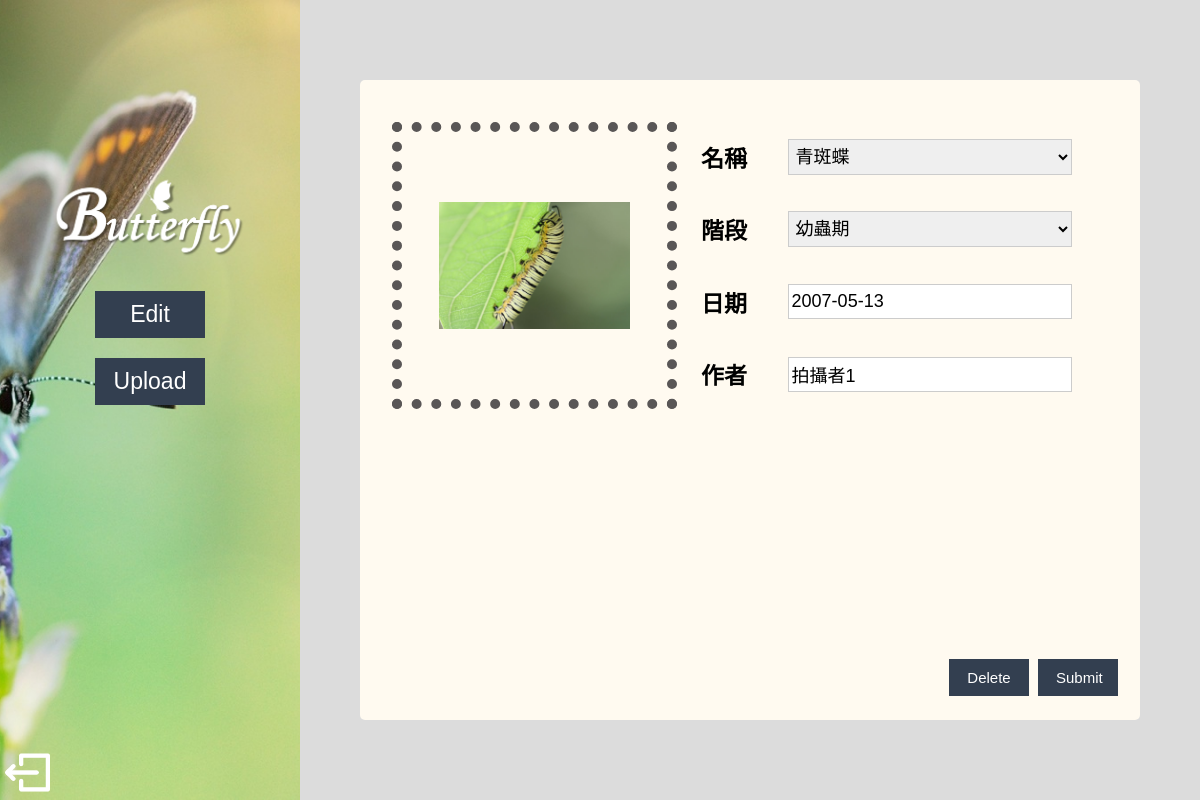
Page /user_edit_id.php?id=4 on the committed database.
### tables this page shows
CREATE TABLE `img` (
  `id` int(11) NOT NULL,
  `src` varchar(150) NOT NULL,
  `b_name` varchar(50) NOT NULL,
  `b_stage` varchar(50) NOT NULL,
  `date` date NOT NULL,
  `author` varchar(20) NOT NULL
);

CREATE TABLE `butterfly` (
  `id` int(11) NOT NULL,
  `name` text NOT NULL,
  `nickname` text NOT NULL,
  `field` text NOT NULL,
  `gender` varchar(2) NOT NULL,
  `stage` text NOT NULL,
  `season` text NOT NULL,
  `description` text NOT NULL
);

### model.php (called while the page is built, shortened)
<?php
require("dbconnect.php");
function getButterflyList() {
    global $conn;
	$sql = "SELECT * FROM `butterfly`";
	return mysqli_query($conn, $sql);
}
?>

### user_edit_id.php (the view, shortened to what this page needs)
<?php
require('loginmodel.php');
require('model.php');
$id = (int)$_REQUEST['id'];
$sql = "select * from img where id=$id;";
$result=mysqli_query($conn,$sql) or die("DB Error: Cannot retrieve message.");
if ($rs=mysqli_fetch_assoc($result)) {
	$src=$rs['src'];
    $b_name=$rs['b_name'];
    $b_stage=$rs['b_stage'];
    $date=$rs['date'];
    $author=$rs['author'];
} else {
	echo "Your id is wrong!!";
	exit(0);
}
?>
<!DOCTYPE html PUBLIC "-//W3C//DTD XHTML 1.0 Transitional//EN" "http://www.w3.org/TR/xhtml1/DTD/xhtml1-transitional.dtd">
<html xmlns="http://www.w3.org/1999/xhtml">
<head>
<link type="text/css" rel="stylesheet" href="user_upload.css">
</head>
<body>
<div id="t">
<div id="menu">
<img src="image/title.png" id="title"/>
<button class="tool" onclick="location.href='user_edit.php'">Edit</button><br />
<button class="tool" onclick="location.href='user_upload.php'">Upload</button>
</div>
<a href='homepage.php'><img src="image/logout.png" id="logout"/></a>
</div>
<div id="content">
<form method="post" action="control.php" enctype="multipart/form-data">
<table id="f">
<tr><td rowspan="4" class="up_p"><label class="upload_cover">
    <?php echo "<img src='upload/", $src, "' class='img'/></label></td>"; ?>
    <th>名稱</th><td class="up_d"><select name='b_name'>
<?php
$results=getButterflyList();
$i=1;
while ($rs=mysqli_fetch_array($results)) {
    if ( ($i%3) == 1) {
        echo "<option ";
         if ($b_name==$rs['name'])
             echo "selected";
         echo ">", $rs['name'], "</option>";
    }
    $i++;
}
echo "</td></tr>";
?>
<tr><th>階段</th><td class="up_d"><label><select name="b_stage">
        <option <?php if ($b_stage == "幼蟲期") echo "selected"; ?> >幼蟲期</option>
</select></label></td></tr>
<tr><th>日期</th><td class="up_d"><label>
        <input type="text" name="date" value="<?php echo $date;?>"/>
</label></td></tr>
<tr><th>作者</th><td class="up_d"><label>
        <input name="author" type="text" value="<?php echo $author;?>" />
</label></td></tr>
</table>
<div id="bu">
<button class="button"><a href="control.php?act=delete&id=<?php echo $id; ?>">Delete</a></button>
<button type="submit" class="button" value="Submit">Submit</button>
</div>
</form>
</div>
</body>
</html>

### user_upload.css (style rules this page uses)
body { font-family: 微軟正黑體; text-align: center; font-size:20px; background-color: #DCDCDC; }
div { box-sizing: border-box; }
#t { //background: url(image/圖片2.png); //background-size: 450px; position: absolute; top: 0px; left: 0px; width: 25%; height: 100%; }
#title { width: 80%; position: relative; display:block; margin: auto; }
#menu { position: absolute; width: 100%; left: 0px; top: 150px; text-align:center-left; font-size:30px; font-weight: bold; }
#content { position: absolute; top: 10%; right: 5%; width: 65%; height: 80%; border-radius:5px; background-color: #FFFAF0; //background: linear-gradient(to bottom, rgba(255, 255, 255,0.8), rgba(255, 255, 255,0.8)); }
.tool { border: none; width: 110px; padding: 8px 16px; text-align: center; text-decoration: none; display: inline-block; //border-radius:5px; font-size: 23px; margin: 10px 5px; //-webkit-transition-duration: 0.4s; //transition-duration: 0.4s; cursor: pointer; //background: linear-gradient(to bottom, rgba(255, 255, 255,0.8), rgba(255, 255, 255,0.8)); background-color: #333F50; color: white; border: 2px solid #333F50; }
#bu { position: absolute; bottom: 20px; right: 20px; }
.button { width: 80px; border: none; padding: 8px 16px; text-align: center; text-decoration: none; display: inline-block; font-size: 15px; margin: 4px 2px; //-webkit-transition-duration: 0.4s; //transition-duration: 0.4s; cursor: pointer; background-color: #333F50; color: white; border: 2px solid #333F50; overflow: hidden; }
.button a { display: block; margin: -10em; padding: 10em; text-decoration: none; color: white; }
#f { margin: 40px 30px auto; }
.img { width: 85%; margin: 50px 0px; }
th { width: 10%; padding: 8px 3px; text-align:right; font-size:23px; //border: 1px solid #ccc; }
.up_d { width: 50%; padding: 6px 0px; //border: 1px solid #ccc; text-align: center; max-height: 380px; }
input, select, textarea { width: 80%; padding: 6px 3px; //margin: 5px 0; display: inline-block; border: 1px solid #ccc; box-sizing: border-box; font-size: 18px; }
.up_p { border: 10px dotted #595656; width: 40%; padding: 20px; text-align: center; }
.upload_cover { width: 75%; cursor: pointer; }
#logout { position: absolute; bottom: 5px; left: 5px; width: 15%; }

### rows in the picture
img: src (picture), b_name "青斑蝶", b_stage "幼蟲期", date "2007-05-13", author "拍攝者1"
